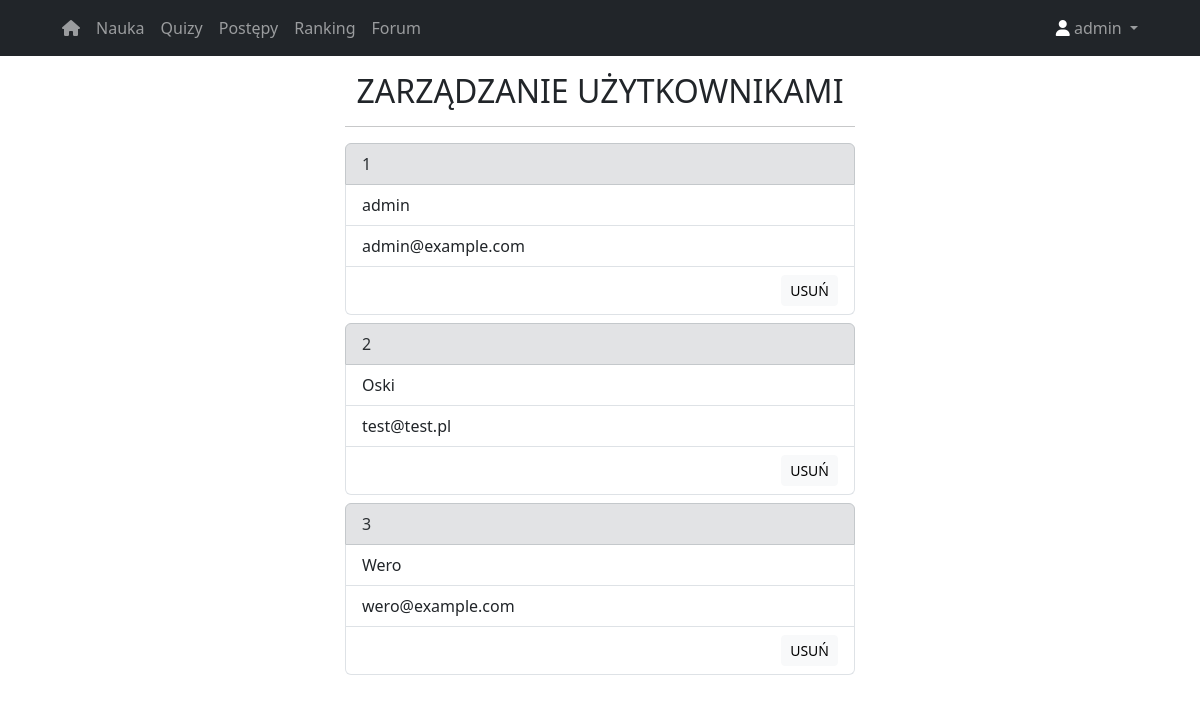
The app's page /adminpanel (signed in), older data.
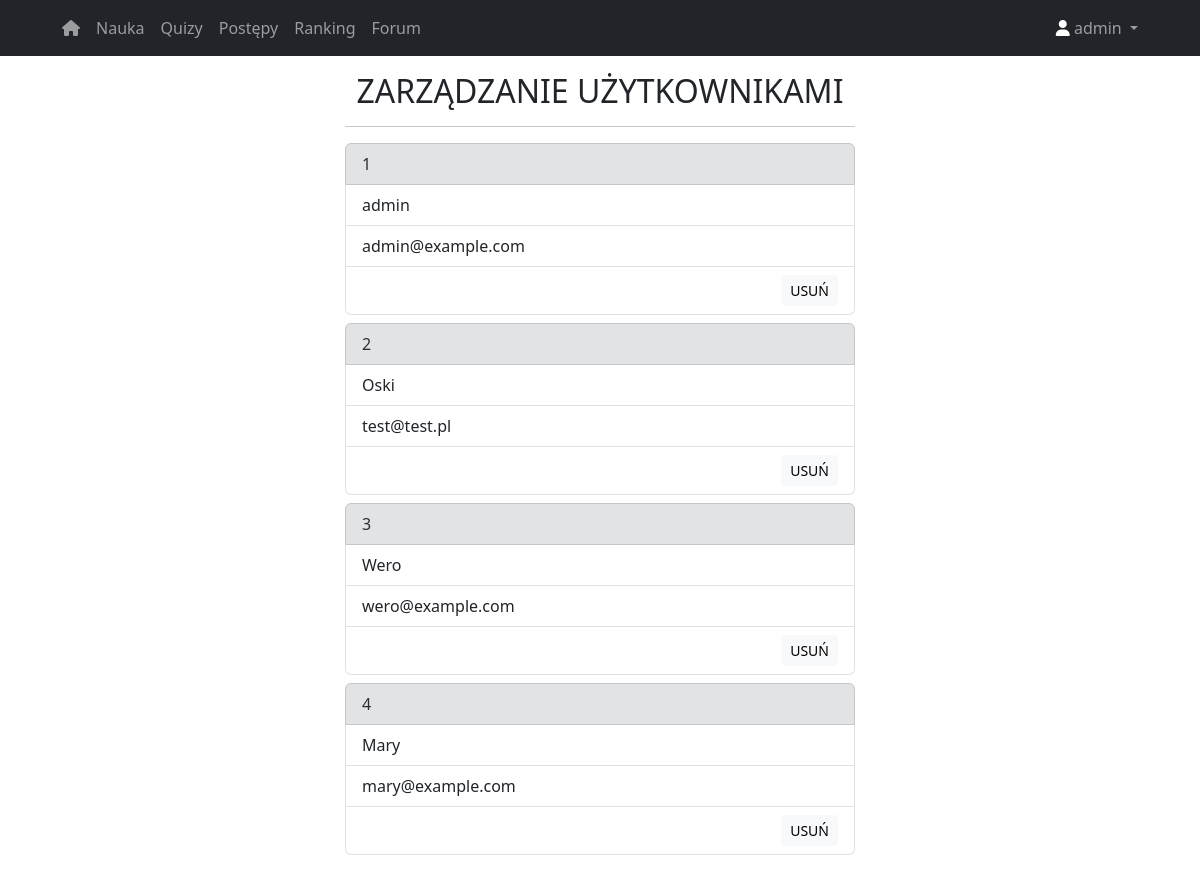
The same page, newer data.
### website/models.py (models this page shows)
class User(db.Model, UserMixin):
    id = db.Column(db.Integer, primary_key=True)
    email = db.Column(db.String(150), unique = True)
    password = db.Column(db.String(150))
    first_name = db.Column(db.String(150))
    points = db.relationship('Points')
    notes = db.relationship('Note')
    ranks = db.relationship('Rank')

### website/auth.py (the view)
@auth.route('/adminpanel')
@login_required
def adminpanel():
    if current_user.first_name != 'admin':
        return redirect(url_for('auth.mainPage'))
    all_users = User.query.all()
    return render_template('adminpanel.html', user=current_user, users=all_users)

### website/__init__.py (called while the page is built)
def create_app():
    app = Flask(__name__)
    app.config['SECRET_KEY'] = 'hjshjhdjah kjshkjdhjs'
    app.config['SQLALCHEMY_DATABASE_URI'] = f'sqlite:///{DB_NAME}'
    db.init_app(app)
    from .auth import auth
    app.register_blueprint(auth, url_prefix='/')
    from .models import User
    with app.app_context():
        db.create_all()
    login_manager = LoginManager()
    login_manager.login_view = 'auth.login'
    login_manager.init_app(app)
    @login_manager.user_loader
    def load_user(id):
        return User.query.get(int(id))
    return app

### website/auth.py (called while the page is built)
@auth.before_request
def restrict_access_to_auth_routes():
    if current_user.is_authenticated and request.endpoint in ['auth.login', 'auth.sign_up']:
        return redirect(url_for('auth.mainPage'))

### website/templates/adminpanel.html (shortened to what this page needs)
{% extends 'base.html' %}
{% block content %}
    <main>
    <div class="row align-items-center">
   <div class="mx-auto col-10 col-md-8 col-lg-6">
		<div>
				<h2 class="text-center">ZARZĄDZANIE UŻYTKOWNIKAMI</h2><hr>
			</div>
        {% for user in users %}
            <ul class="list-group mb-2">
                <li class="list-group-item list-group-item-secondary">{{ user.id }}</li>
                <li class="list-group-item">{{ user.first_name }}</li>
                <li class="list-group-item">{{ user.email }}</li>
                <li class="list-group-item">
                    <button
        type="button"
        class="btn btn-sm btn-light float-end"
        data-bs-toggle="modal"
        data-bs-target="#deleteModal-{{ user.id }}">
        USUŃ
    </button>
                </li>
            </ul>
            {% endfor %}
   </div>
    </div>
    </main>
    {% endblock %}

### website/templates/base.html (shortened to what this page needs)
<!DOCTYPE html>
<html lang="en">
	<head>
     <link
            href="https://cdn.jsdelivr.net/npm/bootstrap@5.3.1/dist/css/bootstrap.min.css"
            rel="stylesheet"
 />
    <link
			rel="stylesheet"
			href=" {{ url_for('static', filename='style.css') }}"/>
</head>
<body>
        <nav class="navbar navbar-expand-lg navbar-dark bg-dark">
            <div class="nav-item container d-flex justify-content-between">
                <div class="container-fluid">
                    <div class="collapse navbar-collapse" id="navbarSupportedContent">
                        <ul class="navbar-nav me-auto mb-2 mb-lg-0">
							{% if user.is_authenticated %}
                            <li class="nav-item">
                                <a class="nav-link" href="/20_marcinek/licencjat/mainPage"><i class="fa-sharp fa-solid fa-house"></i></a>
                            </li>
                            <li class="nav-item">
                                <a class="nav-link" href="/20_marcinek/licencjat/course">Nauka</a>
                            </li>
                            <li class="nav-item">
                                <a class="nav-link" href="/20_marcinek/licencjat/quizy">Quizy</a>
                            </li>
                            <li class="nav-item">
                                <a class="nav-link" href="/20_marcinek/licencjat/progress">Postępy</a>
                            </li>
                                <li class="nav-item">
                                <a class="nav-link" href="/20_marcinek/licencjat/rank">Ranking</a>
                            </li>
                                <li class="nav-item">
                                <a class="nav-link" href="/20_marcinek/licencjat/forum">Forum</a>
                            </li>
							{% endif %}
                        </ul>
                        <div class="d-flex">
                            <ul class="navbar-nav me-auto mb-2 mb-lg-0">
                                <li class="nav-item dropdown">
									{% if user.is_authenticated %}
                                    <a
                                        class="nav-link dropdown-toggle"
                                        href="#"
                                        role="button"
                                        data-bs-toggle="dropdown"
                                        aria-expanded="false"><i class="fa-sharp fa-solid fa-user" style="color: #ffffff;"></i>
                                        {{current_user.first_name}}
                                    </a>
								{% endif %}
                                </li>
                            </ul>
                        </div>
                    </div>
                </div>
            </div>
        </nav>
        <div class="container-xl py-3 px-5">
  {% block content %}{% endblock %}
        </div>
	</body>
</html>

Row changes from the older to the newer data that the page shows:
added User: id "4", first_name "Mary", email "mary@example.com"
